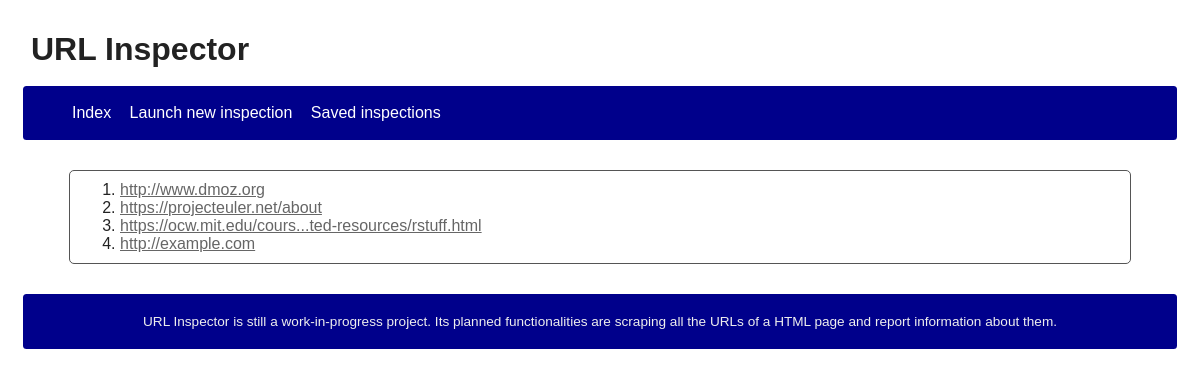
The page /inspections on the database as committed earlier.
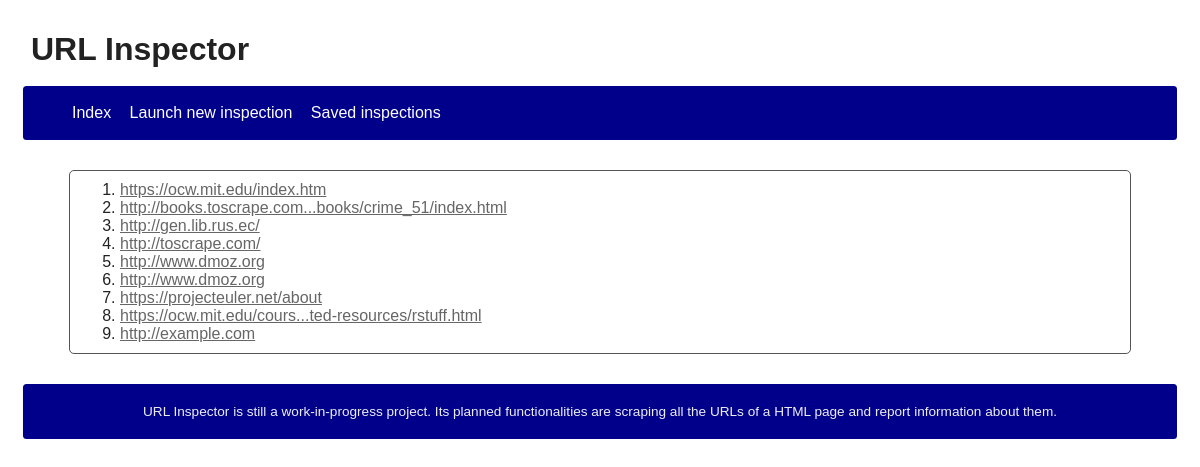
The same page on the database as committed later.
### URLInspectorApp/models.py (models this page shows, shortened)
class Extraction(models.Model):
    STARTED = "started"
    TERMINATED = "terminated"
    CANCELLED = "cancelled"
    choices_status = (
        (STARTED, "Started"),
        (TERMINATED, "Terminated"),
        (CANCELLED, "Cancelled"),
    )
    url = models.URLField()
    start_date = models.DateTimeField(default=timezone.now)
    status = models.CharField(
        max_length=16,
        choices=choices_status,
        default=STARTED
    )

### URLInspectorApp/views.py (the view)
# urls.py: url(r"^inspections$", views.SavedInspectionsView.as_view(), name="inspections_saved"),
class SavedInspectionsView(ListView):
    template_name = "url_inspector/inspections_saved.html"
    context_object_name = "extractions"
    model = Extraction
    def get_context_data(self, **kwargs):
        super_context = super(SavedInspectionsView, self).get_context_data(**kwargs)
        context = global_context.copy()
        context.update(super_context)
        return context

### URLInspectorApp/templatetags/ui_utils.py (called while the page is built)
@register.filter()
@stringfilter
def truncate_chars_middle(text, limit, sep="..."):
    if not text or limit < 0:
        return ""
    length = len(text)
    if length < limit:
        return text
    else:
        first_half = ceil(limit / 2)
        second_half = length - floor(limit / 2)
        return text[:first_half] + sep + text[second_half:]

### URLInspectorApp/templates/url_inspector/inspections_saved.html
{% extends "url_inspector/base.html" %}
{% load ui_utils %}
{% block content %}
    {% if extractions %}
        <ol>
            {% for e in extractions|dictsortreversed:"start_date" %}
                <li>
                    <a
                        href="{% url 'url_inspector:inspection' e.id %}"
                        {% if e.url|length > length_url_max %}
                            title="{{ e.url }}"
                        {% endif %}
                    >
                        {{ e.url|truncate_chars_middle:length_url_max }}
                    </a>
                </li>
            {% endfor %}
        </ol>
    {% else %}
        <p>No page has still been examined.</p>
    {% endif %}
{% endblock %}

Rows that differ between the two databases and show on the page:
added Extraction: url "https://ocw.mit.edu/index.htm"
added Extraction: url "http://books.toscrape.com...books/crime_51/index.html"
added Extraction: url "http://gen.lib.rus.ec/"
added Extraction: url "http://toscrape.com/"
added Extraction: url "http://www.dmoz.org"
